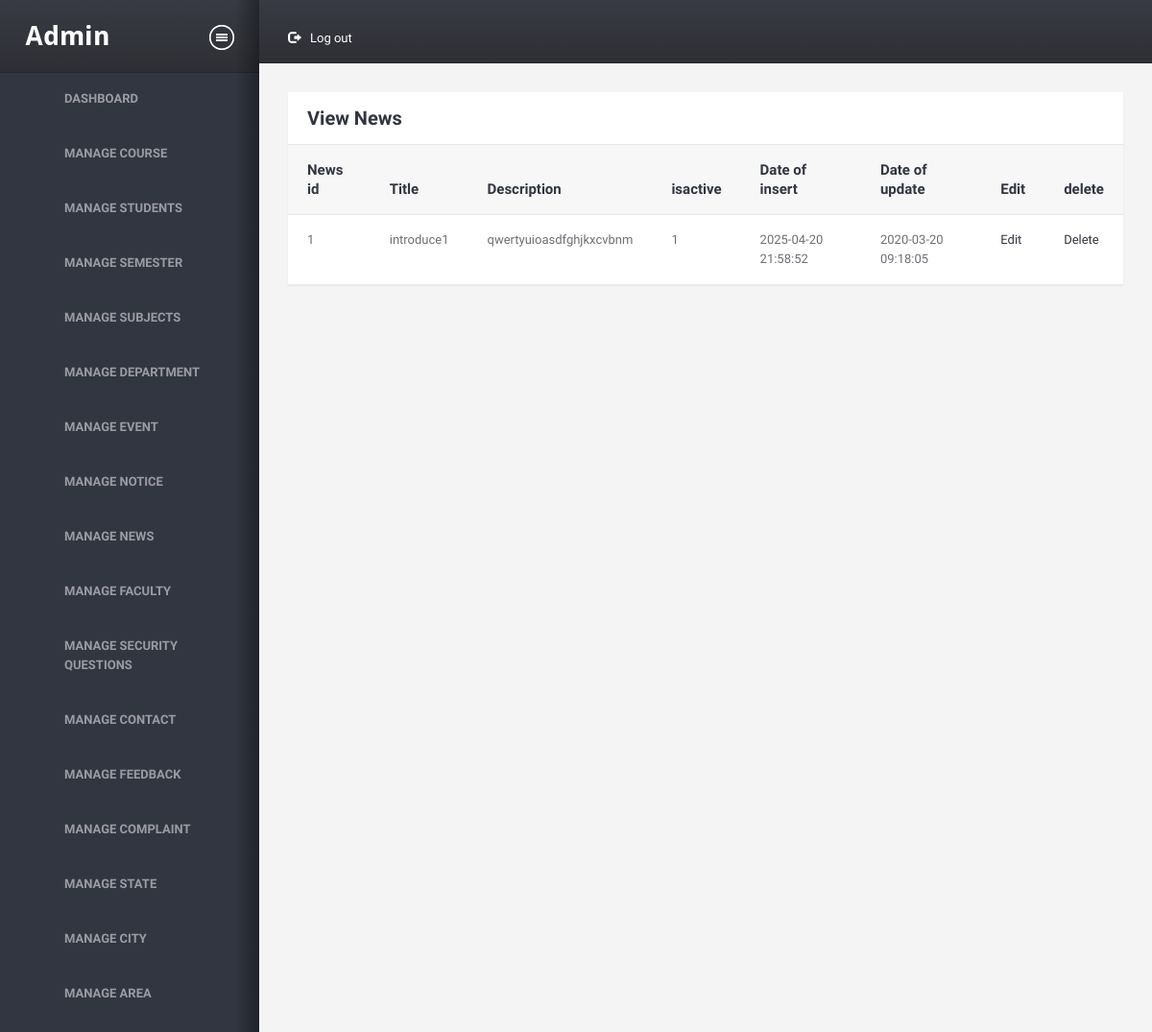
The app's page /admin/viewnews.php (signed in) with its own data.
### tables this page shows
CREATE TABLE `news` (
  `news_id` int(11) NOT NULL,
  `title` varchar(20) NOT NULL,
  `description` varchar(200) NOT NULL,
  `isactive` int(1) NOT NULL,
  `doi` datetime NOT NULL,
  `dou` datetime NOT NULL
);

### admin/viewnews.php (the view, shortened to what this page needs)
<!DOCTYPE HTML>
<html>
<head>
<link href="assets/css/A.style.css%2bbootstrap.css%2cMcc.0ONHoLZfWm.css.pagespeed.cf.2IS1LTyY4Z.css" rel="stylesheet" media="screen"/>
</head>
<body>
<div class="wrapper">
    <div class="structure-row">
        <?php require 'sidebar.php';?>
        <div class="right-sec">
            <header>
                <nav class="topnav">
                    <ul id="nav1">
                        <li class="settings">
                            <a href="logout.php"><i class="glyphicon glyphicon-log-out"></i>Log out</a>
                        </li>
                    </ul>
                </nav>
                <div class="clearfix"></div>
            </header>
            <div class="content-section">
                <div class="container-liquid">
                    <div class="row">
                        <div class="col-xs-12">
                            <div class="sec-box">
                                <a class="closethis">Close</a>
                                <header>
                                    <h2 class="heading">View News</h2>
                                </header>
                                <div class="contents">
                                    <a class="togglethis">Toggle</a>
                                    <section>
                                        <table class="table">
                                            <thead>
                                                <tr>
                                                    <th>News id</th>
                                                    <th>Title</th>
                                                    <th>Description</th>
                                                    <th>isactive</th>
                                                    <th>Date of insert</th>
                                                    <th>Date of update</th>
                                                    <th>Edit</th>
                                                    <th>delete</th>
                                                </tr>
                                            </thead>
                                            <?php
                require '../common/dbconnect.php';
                $qry = "SELECT * FROM News WHERE isactive !=2";
                $rs = mysqli_query($conn,$qry);
                if (mysqli_num_rows($rs)>0)
                {
                    while ($row = mysqli_fetch_assoc($rs))
                    {
                        ?>
                        <tr>
                        <td><?php echo $row['news_id']; ?></td>
                        <td><?php echo $row['title']; ?></td>
                        <td><?php echo $row['description']; ?></td>
                        <td><?php echo $row['isactive']; ?></td>
                        <td><?php echo $row['doi']; ?></td>
                        <td><?php echo $row['dou']; ?></td>
                        <td><a href="editnews.php?id=<?php echo $row['news_id'];?>">Edit</a></td>
                        <td><a href="deletenews.php?id=<?php echo $row['news_id'];?>">Delete</a></td>
                        </tr>
                        <?php
                               }
                }
                else
                {
                    echo "0 Row found";
                }
                         ?>
                                        </table>
                                    </section>
                                </div>
                            </div>
                        </div>
                    </div>
                </div>
            </div>
        </div>
    </div>
</div>
</body>
</html>

### records on screen
news: news_id "1", title "introduce1", description "qwertyuioasdfghjkxcvbnm", isactive "1", doi "2025-04-20 21:58:52", dou "2020-03-20 09:18:05"
